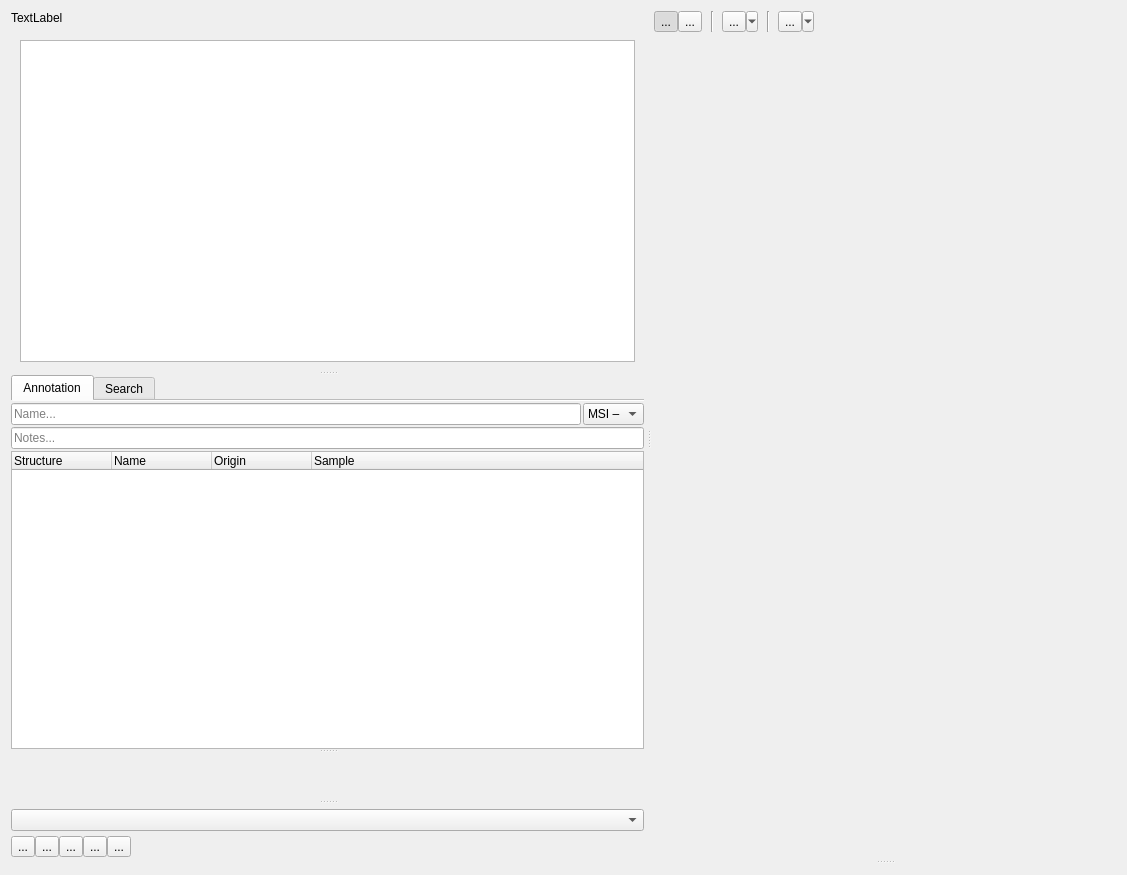
<?xml version="1.0" encoding="UTF-8"?>
<ui version="4.0">
 <class>Form</class>
 <widget class="QWidget" name="Form">
  <property name="geometry">
   <rect>
    <x>0</x>
    <y>0</y>
    <width>1127</width>
    <height>875</height>
   </rect>
  </property>
  <property name="windowTitle">
   <string>Form</string>
  </property>
  <layout class="QVBoxLayout" name="verticalLayout_10">
   <item>
    <widget class="QSplitter" name="splitter_3">
     <property name="orientation">
      <enum>Qt::Horizontal</enum>
     </property>
     <property name="opaqueResize">
      <bool>true</bool>
     </property>
     <property name="handleWidth">
      <number>10</number>
     </property>
     <widget class="QSplitter" name="splitter_2">
      <property name="sizePolicy">
       <sizepolicy hsizetype="MinimumExpanding" vsizetype="Expanding">
        <horstretch>0</horstretch>
        <verstretch>0</verstretch>
       </sizepolicy>
      </property>
      <property name="orientation">
       <enum>Qt::Vertical</enum>
      </property>
      <widget class="QWidget" name="layoutWidget">
       <layout class="QVBoxLayout" name="verticalLayout_9">
        <item>
         <widget class="QLabel" name="labelInspectorTitle">
          <property name="text">
           <string>TextLabel</string>
          </property>
          <property name="textFormat">
           <enum>Qt::RichText</enum>
          </property>
         </widget>
        </item>
        <item>
         <widget class="QStackedWidget" name="stackedWidget">
          <property name="currentIndex">
           <number>1</number>
          </property>
          <widget class="QWidget" name="pageEmpty">
           <layout class="QVBoxLayout" name="verticalLayout_5">
            <item>
             <widget class="QLabel" name="labelAlignmentSummary">
              <property name="text">
               <string>TextLabel</string>
              </property>
             </widget>
            </item>
           </layout>
          </widget>
          <widget class="QWidget" name="pageCompare">
           <layout class="QVBoxLayout" name="verticalLayout_8">
            <item>
             <widget class="QTreeView" name="treeCompare">
              <property name="editTriggers">
               <set>QAbstractItemView::NoEditTriggers</set>
              </property>
              <property name="selectionMode">
               <enum>QAbstractItemView::ContiguousSelection</enum>
              </property>
              <property name="selectionBehavior">
               <enum>QAbstractItemView::SelectItems</enum>
              </property>
             </widget>
            </item>
           </layout>
          </widget>
         </widget>
        </item>
       </layout>
      </widget>
      <widget class="QTabWidget" name="tabsAnnotation">
       <property name="currentIndex">
        <number>0</number>
       </property>
       <property name="documentMode">
        <bool>true</bool>
       </property>
       <widget class="QWidget" name="tabAnnotation">
        <attribute name="title">
         <string>Annotation</string>
        </attribute>
        <layout class="QVBoxLayout" name="verticalLayout_3" stretch="0,0,1">
         <property name="spacing">
          <number>2</number>
         </property>
         <property name="leftMargin">
          <number>0</number>
         </property>
         <property name="topMargin">
          <number>2</number>
         </property>
         <property name="rightMargin">
          <number>0</number>
         </property>
         <property name="bottomMargin">
          <number>0</number>
         </property>
         <item>
          <layout class="QHBoxLayout" name="horizontalLayout_3">
           <item>
            <widget class="QLineEdit" name="editAnalyteName">
             <property name="placeholderText">
              <string>Name...</string>
             </property>
            </widget>
           </item>
           <item>
            <widget class="QComboBox" name="comboMsiLevel">
             <item>
              <property name="text">
               <string>MSI –</string>
              </property>
             </item>
             <item>
              <property name="text">
               <string>MSI 1</string>
              </property>
             </item>
             <item>
              <property name="text">
               <string>MSI 2</string>
              </property>
             </item>
             <item>
              <property name="text">
               <string>MSI 3</string>
              </property>
             </item>
             <item>
              <property name="text">
               <string>MSI 4</string>
              </property>
             </item>
            </widget>
           </item>
          </layout>
         </item>
         <item>
          <widget class="QLineEdit" name="editAnalyteNotes">
           <property name="placeholderText">
            <string>Notes...</string>
           </property>
          </widget>
         </item>
         <item>
          <widget class="QSplitter" name="splitterHypotheses">
           <property name="orientation">
            <enum>Qt::Vertical</enum>
           </property>
           <property name="childrenCollapsible">
            <bool>false</bool>
           </property>
           <widget class="QTreeWidget" name="treeHypotheses">
            <property name="editTriggers">
             <set>QAbstractItemView::DoubleClicked|QAbstractItemView::EditKeyPressed</set>
            </property>
            <property name="textElideMode">
             <enum>Qt::ElideRight</enum>
            </property>
            <property name="rootIsDecorated">
             <bool>false</bool>
            </property>
            <property name="uniformRowHeights">
             <bool>true</bool>
            </property>
            <property name="wordWrap">
             <bool>false</bool>
            </property>
            <column>
             <property name="text">
              <string>Structure</string>
             </property>
            </column>
            <column>
             <property name="text">
              <string>Name</string>
             </property>
            </column>
            <column>
             <property name="text">
              <string>Origin</string>
             </property>
            </column>
            <column>
             <property name="text">
              <string>Sample</string>
             </property>
            </column>
           </widget>
           <widget class="StructureView" name="svgAnalyteStructure" native="true"/>
          </widget>
         </item>
        </layout>
       </widget>
       <widget class="AnnotationPanel" name="annotationPanel">
        <attribute name="title">
         <string>Search</string>
        </attribute>
       </widget>
      </widget>
      <widget class="QWidget" name="widget" native="true">
       <property name="sizePolicy">
        <sizepolicy hsizetype="Preferred" vsizetype="Minimum">
         <horstretch>0</horstretch>
         <verstretch>0</verstretch>
        </sizepolicy>
       </property>
       <property name="maximumSize">
        <size>
         <width>16777215</width>
         <height>60</height>
        </size>
       </property>
       <layout class="QVBoxLayout" name="verticalLayout_4">
        <property name="spacing">
         <number>0</number>
        </property>
        <property name="leftMargin">
         <number>0</number>
        </property>
        <property name="topMargin">
         <number>0</number>
        </property>
        <property name="rightMargin">
         <number>0</number>
        </property>
        <property name="bottomMargin">
         <number>0</number>
        </property>
        <item>
         <widget class="QComboBox" name="comboGroups">
          <property name="frame">
           <bool>true</bool>
          </property>
         </widget>
        </item>
        <item>
         <layout class="QHBoxLayout" name="horizontalLayout_2">
          <property name="spacing">
           <number>0</number>
          </property>
          <property name="bottomMargin">
           <number>0</number>
          </property>
          <item>
           <widget class="QToolButton" name="btnGroupSelected">
            <property name="text">
             <string>...</string>
            </property>
           </widget>
          </item>
          <item>
           <widget class="QToolButton" name="btnGroupEdit">
            <property name="text">
             <string>...</string>
            </property>
           </widget>
          </item>
          <item>
           <widget class="QToolButton" name="btnGroupDelete">
            <property name="text">
             <string>...</string>
            </property>
           </widget>
          </item>
          <item>
           <widget class="QToolButton" name="btnGroupAddSelected">
            <property name="text">
             <string>...</string>
            </property>
           </widget>
          </item>
          <item>
           <widget class="QToolButton" name="btnGroupRemoveSelected">
            <property name="text">
             <string>...</string>
            </property>
           </widget>
          </item>
          <item>
           <spacer name="horizontalSpacer_2">
            <property name="orientation">
             <enum>Qt::Horizontal</enum>
            </property>
            <property name="sizeHint" stdset="0">
             <size>
              <width>40</width>
              <height>20</height>
             </size>
            </property>
           </spacer>
          </item>
         </layout>
        </item>
       </layout>
      </widget>
     </widget>
     <widget class="QSplitter" name="splitter">
      <property name="orientation">
       <enum>Qt::Vertical</enum>
      </property>
      <widget class="QWidget" name="verticalLayoutWidget">
       <layout class="QVBoxLayout" name="verticalLayout" stretch="0,1">
        <property name="bottomMargin">
         <number>30</number>
        </property>
        <item>
         <layout class="QHBoxLayout" name="horizontalLayout">
          <property name="spacing">
           <number>0</number>
          </property>
          <property name="sizeConstraint">
           <enum>QLayout::SetDefaultConstraint</enum>
          </property>
          <property name="bottomMargin">
           <number>0</number>
          </property>
          <item>
           <widget class="QToolButton" name="btnLinkRT">
            <property name="text">
             <string>...</string>
            </property>
            <property name="checkable">
             <bool>true</bool>
            </property>
            <property name="checked">
             <bool>true</bool>
            </property>
           </widget>
          </item>
          <item>
           <widget class="QToolButton" name="btnRenderParams">
            <property name="text">
             <string>...</string>
            </property>
           </widget>
          </item>
          <item>
           <widget class="Line" name="line_2">
            <property name="minimumSize">
             <size>
              <width>20</width>
              <height>0</height>
             </size>
            </property>
            <property name="orientation">
             <enum>Qt::Vertical</enum>
            </property>
           </widget>
          </item>
          <item>
           <widget class="QToolButton" name="btnClusterMode">
            <property name="text">
             <string>...</string>
            </property>
            <property name="checkable">
             <bool>true</bool>
            </property>
            <property name="popupMode">
             <enum>QToolButton::MenuButtonPopup</enum>
            </property>
           </widget>
          </item>
          <item>
           <widget class="Line" name="line">
            <property name="minimumSize">
             <size>
              <width>20</width>
              <height>0</height>
             </size>
            </property>
            <property name="orientation">
             <enum>Qt::Vertical</enum>
            </property>
           </widget>
          </item>
          <item>
           <widget class="QToolButton" name="btnSampleClusterMode">
            <property name="text">
             <string>...</string>
            </property>
            <property name="checkable">
             <bool>true</bool>
            </property>
            <property name="popupMode">
             <enum>QToolButton::MenuButtonPopup</enum>
            </property>
           </widget>
          </item>
          <item>
           <spacer name="horizontalSpacer">
            <property name="orientation">
             <enum>Qt::Horizontal</enum>
            </property>
            <property name="sizeHint" stdset="0">
             <size>
              <width>40</width>
              <height>20</height>
             </size>
            </property>
           </spacer>
          </item>
         </layout>
        </item>
        <item>
         <layout class="QGridLayout" name="gridLayout" rowstretch="0,0,1" columnstretch="0,1" rowminimumheight="0,0,0">
          <property name="leftMargin">
           <number>0</number>
          </property>
          <property name="topMargin">
           <number>0</number>
          </property>
          <property name="bottomMargin">
           <number>0</number>
          </property>
          <property name="spacing">
           <number>0</number>
          </property>
          <item row="2" column="0">
           <widget class="AlignmentDendrogramWidget" name="plotSampleDendrogram" native="true">
            <property name="maximumSize">
             <size>
              <width>120</width>
              <height>16777215</height>
             </size>
            </property>
           </widget>
          </item>
          <item row="1" column="1">
           <widget class="AlignmentGroupTrackWidget" name="plotGroupTrack" native="true">
            <property name="maximumSize">
             <size>
              <width>16777215</width>
              <height>50</height>
             </size>
            </property>
           </widget>
          </item>
          <item row="2" column="1">
           <widget class="AlignmentPlotWidget" name="plotAlignment" native="true"/>
          </item>
          <item row="0" column="1">
           <widget class="AlignmentDendrogramWidget" name="plotDendrogram" native="true">
            <property name="maximumSize">
             <size>
              <width>16777215</width>
              <height>150</height>
             </size>
            </property>
           </widget>
          </item>
         </layout>
        </item>
       </layout>
      </widget>
      <widget class="QWidget" name="verticalLayoutWidget_2">
       <layout class="QVBoxLayout" name="verticalLayout_2">
        <property name="spacing">
         <number>0</number>
        </property>
        <item>
         <widget class="MSPlotWidget" name="plotMS1" native="true"/>
        </item>
        <item>
         <widget class="MSPlotWidget" name="plotMS2" native="true"/>
        </item>
        <item>
         <widget class="ChromPlotWidget" name="plotChrom" native="true"/>
        </item>
       </layout>
      </widget>
     </widget>
    </widget>
   </item>
  </layout>
 </widget>
 <customwidgets>
  <customwidget>
   <class>MSPlotWidget</class>
   <extends>QWidget</extends>
   <header>gui.widgets.MSPlotWidget</header>
   <container>1</container>
  </customwidget>
  <customwidget>
   <class>ChromPlotWidget</class>
   <extends>QWidget</extends>
   <header>gui.widgets.ChromPlotWidget</header>
   <container>1</container>
  </customwidget>
  <customwidget>
   <class>AlignmentPlotWidget</class>
   <extends>QWidget</extends>
   <header>gui.widgets.AlignmentPlotWidget</header>
   <container>1</container>
  </customwidget>
  <customwidget>
   <class>AlignmentDendrogramWidget</class>
   <extends>QWidget</extends>
   <header>gui.widgets.AlignmentDendrogramWidget</header>
   <container>1</container>
  </customwidget>
  <customwidget>
   <class>AlignmentGroupTrackWidget</class>
   <extends>QWidget</extends>
   <header>gui.widgets.AlignmentGroupTrackWidget</header>
   <container>1</container>
  </customwidget>
  <customwidget>
   <class>StructureView</class>
   <extends>QWidget</extends>
   <header>gui.widgets.StructureWidget</header>
   <container>1</container>
  </customwidget>
  <customwidget>
   <class>AnnotationPanel</class>
   <extends>QWidget</extends>
   <header>gui.views.alignment_viewer.annotation_panel</header>
   <container>1</container>
  </customwidget>
 </customwidgets>
 <resources/>
 <connections/>
</ui>
